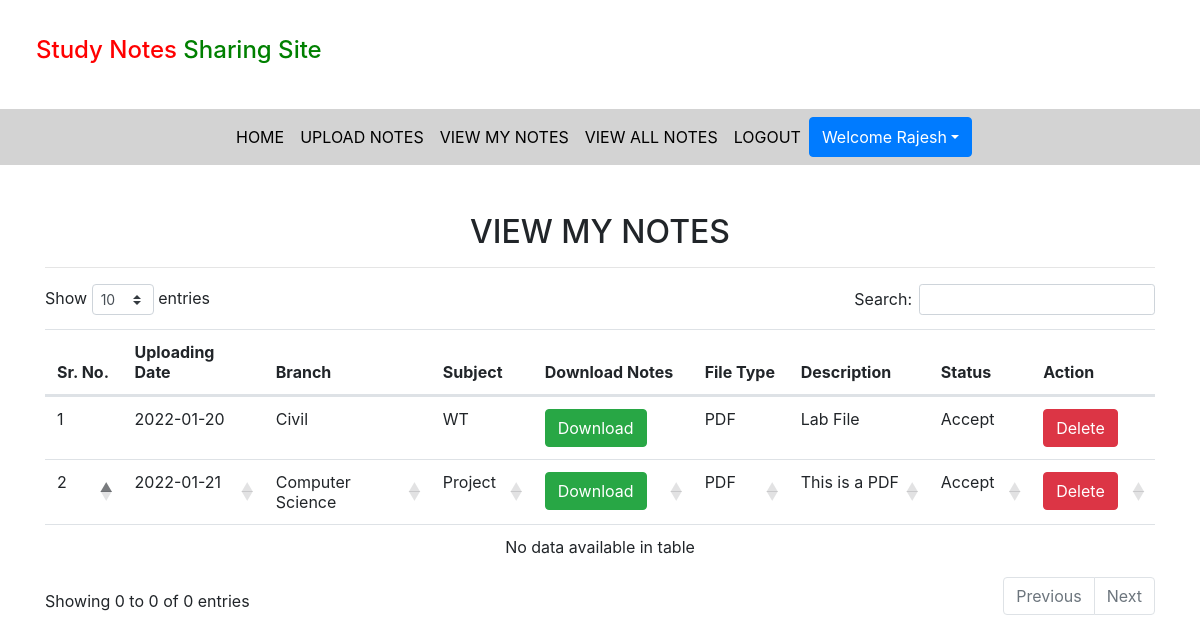
Page /view_mynotes (signed in) on the committed database.
### notes/models.py (models this page shows, shortened)
class Notes(models.Model):
    user = models.ForeignKey(User,on_delete=models.CASCADE)
    uploadingdate = models.CharField(max_length=30)
    branch = models.CharField(max_length=30)
    subject = models.CharField(max_length=30)
    notesfile = models.FileField( null=True)
    filetype = models.CharField(max_length=30)
    description= models.CharField(max_length=200, null=True)
    status = models.CharField(max_length=200)

### notes/views.py (the view)
# urls.py: path('view_mynotes',view_mynotes,name='view_mynotes'),
def view_mynotes(request):
    if not request.user.is_authenticated:
        return redirect('login')
    user = User.objects.get(id=request.user.id)
    user.save()
    notes = Notes.objects.filter(user = user)
    d = {'notes':notes,}
    return render(request,'view_mynotes.html',d)

### notes/templates/view_mynotes.html (shortened to what this page needs)
{% extends 'usernavigation.html' %}
{% load static %}
{% block body %}
<link rel="stylesheet" href="https://cdnjs.cloudflare.com/ajax/libs/twitter-bootstrap/4.5.2/css/bootstrap.css">
<link rel="stylesheet" href="https://cdn.datatables.net/1.11.3/css/dataTables.bootstrap4.min.css">
<div class="container mt-5">
    <h2 class="text-center">VIEW MY NOTES</h2>
    <hr>
    <table class="table table=bordered" id="example">
        <thead>
            <tr>
                <th>Sr. No.</th>
                <th>Uploading Date</th>
                <th>Branch</th>
                <th>Subject</th>
                <th>Download Notes</th>
                <th>File Type</th>
                <th>Description</th>
                <th>Status</th>
                <th>Action</th>
            </tr>
            {% for i in notes %}
            <tr>
                <td>{{forloop.counter}}</td>
                <td>{{i.uploadingdate}}</td>
                <td>{{i.branch}}</td>
                <td>{{i.subject}}</td>
                <td><a href="{{i.notesfile.url}}" class="btn btn-success" download>Download</a></td>
                <td>{{i.filetype}}</td>
                <td>{{i.description}}</td>
                <td>{{i.status}}</td>
                <td><a href="{% url 'delete_mynotes' i.id %}" class="btn btn-danger"
                        onclick="return confirm('Are You want to delete?')">Delete</a></td>
            </tr>
            {% endfor %}
        </thead>
    </table>
</div>
{% endblock %}

### notes/templates/usernavigation.html (shortened to what this page needs)
<head>
    {% load static %}
    <link rel="stylesheet" href="https://maxcdn.bootstrapcdn.com/bootstrap/4.3.1/css/bootstrap.min.css">
    <link rel="stylesheet" href="https://use.fontawesome.com/releases/v5.6.3/css/all.css"></head>
    <link rel="stylesheet" href="{% static 'css/mystyle.css' %}">
  <body>
    <h4 style="padding: 3%;"><span style="color: red;">Study Notes</span><span style="color: green;"> Sharing Site</span></h4>
<nav class="navbar navbar-expand-sm justify-content-center" style="background-color: lightgray;">
<ul class="navbar-nav">
  <li class="navbar-item">
    <a class="nav-link" href="{% url 'profile' %}">HOME</a>
  </li>
  <li class="navbar-item">
    <a class="nav-link" href="{% url 'upload_notes' %}">UPLOAD NOTES</a>
  </li>
  <li class="navbar-item">
    <a class="nav-link" href="{% url 'view_mynotes' %}">VIEW MY NOTES</a>
  </li>
  <li class="navbar-item">
    <a class="nav-link" href="{% url 'viewallnotes' %}">VIEW ALL NOTES</a>
  </li>
  <li class="navbar-item">
    <a class="nav-link" href="{% url 'logout' %}">LOGOUT</a>
  </li>
  <div class="btn-group ">
        <button type="button" class="btn btn-primary dropdown-toggle" data-toggle="dropdown">Welcome {{request.user.first_name}}</button>
  </div>
</ul>
</nav>
  </body>
  </html>
{% block body %}
{% endblock  %}

### notes/static/css/mystyle.css (style rules this page uses)
.nav-link { color: black; }

### rows in the picture
Notes: uploadingdate "2022-01-20", branch "Civil", subject "WT", filetype "PDF", description "Lab File", status "Accept"
Notes: uploadingdate "2022-01-21", branch "Computer Science", subject "Project", filetype "PDF", description "This is a PDF", status "Accept"

### other values in the picture
{{ request.user.first_name }} "Rajesh"
